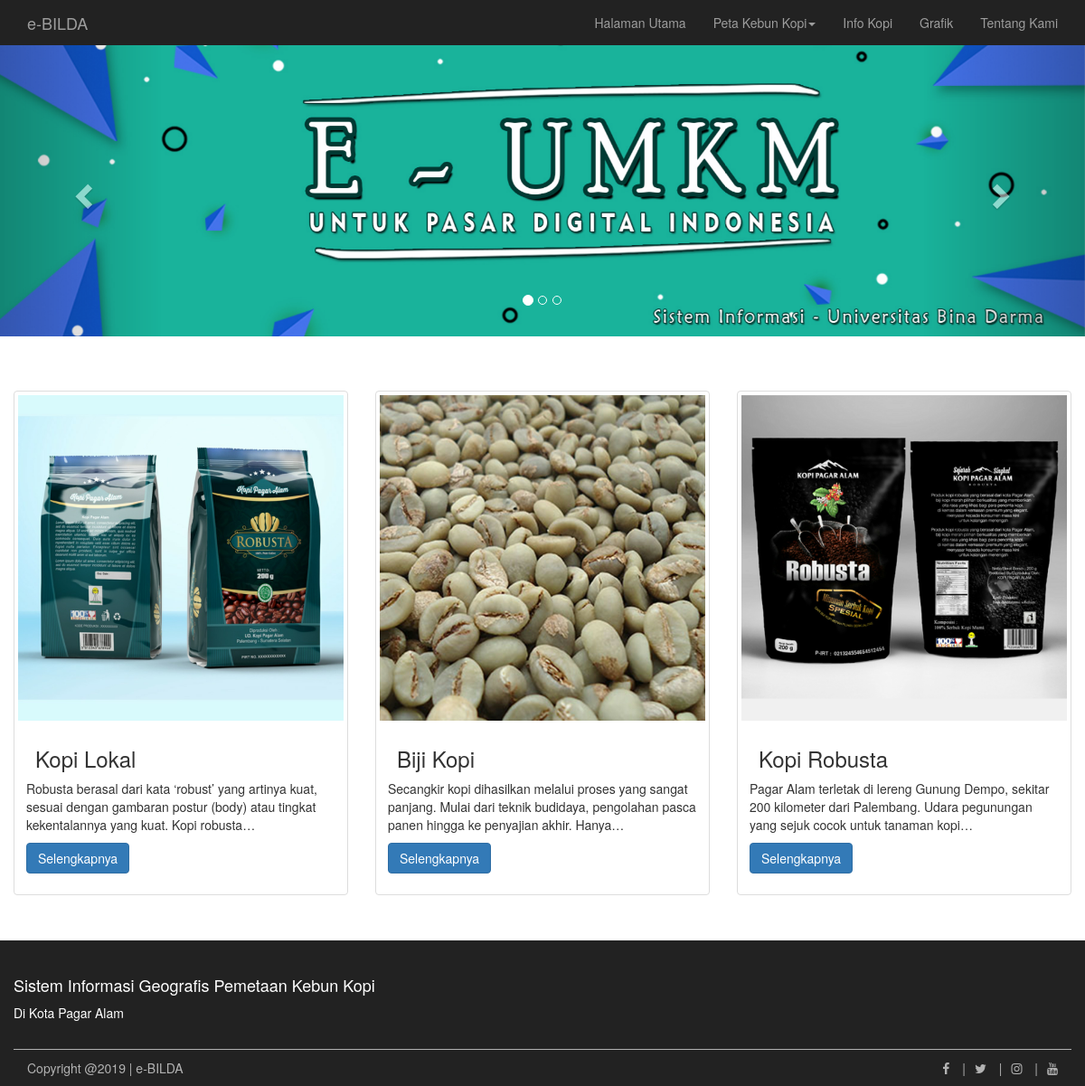
The page / on the database its author committed.
### tables this page shows
CREATE TABLE `posts` (
  `id` int(11) NOT NULL,
  `category_id` int(11) NOT NULL,
  `user_id` int(11) NOT NULL,
  `title` varchar(255) NOT NULL,
  `slug` varchar(255) NOT NULL,
  `body` text NOT NULL,
  `post_image` varchar(255) NOT NULL,
  `created_at` timestamp NOT NULL DEFAULT CURRENT_TIMESTAMP
);

### application/controllers/Pages.php (called while the page is built, shortened)
<?php
class Pages extends CI_Controller
{
	public function __construct()
    {
        $this->load->model('data_model');
    }
	public function view($page = 'home')
	{
		$config['per_page'] = 3;
		$data['title'] = ucfirst($page);
		$offset = 0;
		$data['posts'] = $this->post_model->get_posts(FALSE, $config['per_page'], $offset);
		$this->load->view('templates/header');
		$this->load->view('pages/'.$page, $data);
		$this->load->view('templates/footer');
	}
}
?>

### index.php (called while the page is built, shortened)
<?php
require_once BASEPATH.'core/CodeIgniter.php';

### application/models/Post_model.php (called while the page is built, shortened)
<?php
class Post_model extends CI_Model
{
	function get_posts($slug = FALSE, $limit = FALSE, $offset = FALSE)
	{
		if ($limit) {
			$this->db->limit($limit, $offset);
		}
		if ($slug===FALSE) {
			$this->db->order_by('posts.id', 'DESC');
			$this->db->join('categories', 'categories.id = posts.category_id');
			$query = $this->db->get('posts');
			return $query->result_array();
		}
		$query = $this->db->get_where('posts', array('slug' =>  $slug));
		return $query->row_array();
	}
}
?>

### application/views/pages/home.php (the view, shortened to what this page needs)
  <div id="Carousel" class="carousel slide" data-ride="carousel">
    <ol class="carousel-indicators">
      <li data-target="#Carousel" data-slide-to="0" class="active"></li>
      <li data-target="#Carousel" data-slide-to="1"></li>
      <li data-target="#Carousel" data-slide-to="2"></li>
    </ol>
    <div class="carousel-inner">
      <div class="item active">
        <img src="assets/images/banner.jpg">
        <div class="carousel-caption">
        </div>
      </div>
    </div>
    <a class="left carousel-control" href="#Carousel" data-slide="prev">
      <span class="glyphicon glyphicon-chevron-left"></span>
    </a>
    <a class="right carousel-control" href="#Carousel" data-slide="next">
      <span class="glyphicon glyphicon-chevron-right"></span>
    </a>
    </div>
<br/><br/><br/>
<div class="row" style="margin-left:0px; margin-right:0px;">
<?php foreach($posts as $post) : ?>
  <div class="col-sm-8 col-md-4">
    <div class="thumbnail">
      <img src="<?php echo site_url();?>assets/images/posts/<?php echo $post['post_image']; ?>" alt="...">
      <div class="caption">
        <h3><?php echo $post['title']; ?></h3>
        <p><?php echo word_limiter($post['body'], 20); ?></p>
        <p><a href="<?php echo site_url('/posts/'.$post['slug']); ?>" class="btn btn-primary" role="button">Selengkapnya</a></p>
      </div>
    </div>
  </div>
<?php endforeach; ?>
</div>

### rows shown on the page
posts: post_image (picture), title "Kopi Lokal", body "Robusta berasal dari kata ‘robust’ yang artinya kuat, sesuai dengan gambaran postur (body) atau tingkat kekentalannya yang kuat. Kopi robusta…"
posts: post_image (picture), title "Biji Kopi", body "Secangkir kopi dihasilkan melalui proses yang sangat panjang. Mulai dari teknik budidaya, pengolahan pasca panen hingga ke penyajian akhir. Hanya…"
posts: post_image (picture), title "Kopi Robusta", body "Pagar Alam terletak di lereng Gunung Dempo, sekitar 200 kilometer dari Palembang. Udara pegunungan yang sejuk cocok untuk tanaman kopi…"
